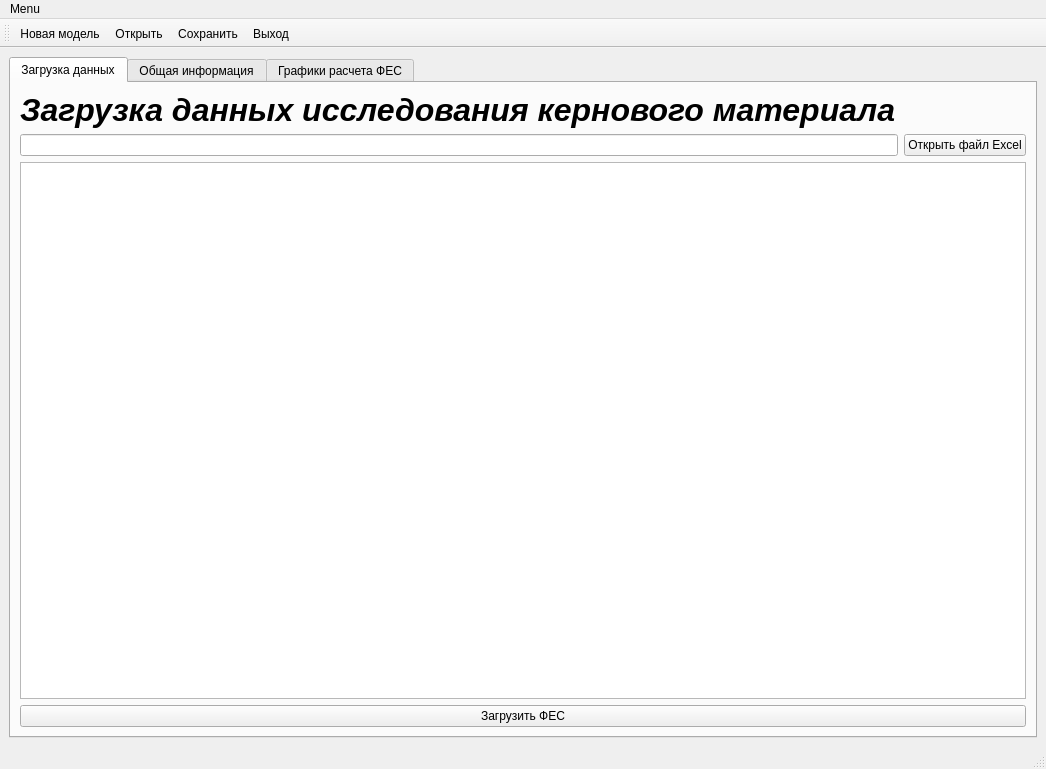
<?xml version="1.0" encoding="UTF-8"?>
<ui version="4.0">
 <class>MainWindow</class>
 <widget class="QMainWindow" name="MainWindow">
  <property name="geometry">
   <rect>
    <x>0</x>
    <y>0</y>
    <width>1046</width>
    <height>769</height>
   </rect>
  </property>
  <property name="windowTitle">
   <string>MainWindow</string>
  </property>
  <widget class="QWidget" name="centralwidget">
   <layout class="QGridLayout" name="gridLayout_3">
    <item row="0" column="1">
     <widget class="QTabWidget" name="tabWidget">
      <property name="currentIndex">
       <number>0</number>
      </property>
      <widget class="QWidget" name="tab_3">
       <attribute name="title">
        <string>Загрузка данных</string>
       </attribute>
       <layout class="QVBoxLayout" name="verticalLayout_4">
        <item>
         <widget class="QLabel" name="label_3">
          <property name="font">
           <font>
            <pointsize>24</pointsize>
            <italic>true</italic>
            <bold>true</bold>
           </font>
          </property>
          <property name="text">
           <string>Загрузка данных исследования кернового материала</string>
          </property>
         </widget>
        </item>
        <item>
         <layout class="QHBoxLayout" name="horizontalLayout_5">
          <item>
           <widget class="QLineEdit" name="lineEditXlsxFile"/>
          </item>
          <item>
           <widget class="QPushButton" name="Open_File_Excel">
            <property name="text">
             <string>Открыть файл Excel</string>
            </property>
           </widget>
          </item>
         </layout>
        </item>
        <item>
         <widget class="QTextBrowser" name="Preview_Data"/>
        </item>
        <item>
         <layout class="QHBoxLayout" name="horizontalLayout_6">
          <item>
           <widget class="QPushButton" name="Loading_FES">
            <property name="text">
             <string>Загрузить ФЕС</string>
            </property>
           </widget>
          </item>
         </layout>
        </item>
       </layout>
      </widget>
      <widget class="QWidget" name="tab">
       <attribute name="title">
        <string>Общая информация</string>
       </attribute>
       <layout class="QGridLayout" name="gridLayout_2">
        <item row="0" column="0">
         <widget class="QLabel" name="label">
          <property name="font">
           <font>
            <pointsize>24</pointsize>
            <italic>true</italic>
            <bold>true</bold>
           </font>
          </property>
          <property name="frameShape">
           <enum>QFrame::NoFrame</enum>
          </property>
          <property name="frameShadow">
           <enum>QFrame::Plain</enum>
          </property>
          <property name="lineWidth">
           <number>1</number>
          </property>
          <property name="text">
           <string>Петрофизическая модель</string>
          </property>
          <property name="textFormat">
           <enum>Qt::MarkdownText</enum>
          </property>
          <property name="scaledContents">
           <bool>false</bool>
          </property>
          <property name="wordWrap">
           <bool>false</bool>
          </property>
          <property name="indent">
           <number>-3</number>
          </property>
         </widget>
        </item>
        <item row="1" column="0">
         <layout class="QHBoxLayout" name="horizontalLayout_2">
          <item>
           <layout class="QVBoxLayout" name="verticalLayout">
            <item>
             <widget class="QLabel" name="Field">
              <property name="text">
               <string>Месторождение</string>
              </property>
             </widget>
            </item>
            <item>
             <widget class="QLabel" name="Plast">
              <property name="text">
               <string>Пласт</string>
              </property>
             </widget>
            </item>
           </layout>
          </item>
          <item>
           <spacer name="horizontalSpacer_5">
            <property name="orientation">
             <enum>Qt::Horizontal</enum>
            </property>
            <property name="sizeHint" stdset="0">
             <size>
              <width>168</width>
              <height>18</height>
             </size>
            </property>
           </spacer>
          </item>
          <item>
           <layout class="QVBoxLayout" name="verticalLayout_2">
            <item>
             <widget class="QLineEdit" name="Name_Field"/>
            </item>
            <item>
             <widget class="QLineEdit" name="Name_Layer"/>
            </item>
           </layout>
          </item>
         </layout>
        </item>
        <item row="2" column="0">
         <layout class="QHBoxLayout" name="horizontalLayout_8">
          <item>
           <widget class="QPushButton" name="Statistic_info_model">
            <property name="text">
             <string>Заполнить общую информацию по модели</string>
            </property>
           </widget>
          </item>
          <item>
           <spacer name="horizontalSpacer_6">
            <property name="orientation">
             <enum>Qt::Horizontal</enum>
            </property>
            <property name="sizeHint" stdset="0">
             <size>
              <width>40</width>
              <height>20</height>
             </size>
            </property>
           </spacer>
          </item>
         </layout>
        </item>
        <item row="3" column="0">
         <layout class="QHBoxLayout" name="horizontalLayout_7">
          <item>
           <layout class="QVBoxLayout" name="verticalLayout_3">
            <item>
             <widget class="QLabel" name="Num_Well_core">
              <property name="text">
               <string>Количество скважин с керном</string>
              </property>
             </widget>
            </item>
            <item>
             <widget class="QLabel" name="Num_Core_PORO">
              <property name="text">
               <string>Количество исследований пористости</string>
              </property>
             </widget>
            </item>
            <item>
             <widget class="QLabel" name="Num_Core_PERM">
              <property name="text">
               <string>Количество исследований проницаемости</string>
              </property>
             </widget>
            </item>
            <item>
             <widget class="QLabel" name="label_2">
              <property name="text">
               <string>Количество исследований остаточной водонасыщенности</string>
              </property>
             </widget>
            </item>
            <item>
             <widget class="QLabel" name="Num_Well_GIS">
              <property name="text">
               <string>Количество скважин с геофизическими исследованиями</string>
              </property>
             </widget>
            </item>
           </layout>
          </item>
          <item>
           <spacer name="horizontalSpacer">
            <property name="orientation">
             <enum>Qt::Horizontal</enum>
            </property>
            <property name="sizeHint" stdset="0">
             <size>
              <width>208</width>
              <height>20</height>
             </size>
            </property>
           </spacer>
          </item>
          <item>
           <layout class="QVBoxLayout" name="verticalLayout_5">
            <item>
             <widget class="QTextBrowser" name="View_Num_Well_core"/>
            </item>
            <item>
             <widget class="QTextBrowser" name="View_Num_Poro_core"/>
            </item>
            <item>
             <widget class="QTextBrowser" name="View_Num_Perm_core"/>
            </item>
            <item>
             <widget class="QTextBrowser" name="View_Num_WaterIrr_core"/>
            </item>
            <item>
             <widget class="QTextBrowser" name="View_Num_Well_GIS"/>
            </item>
           </layout>
          </item>
         </layout>
        </item>
       </layout>
      </widget>
      <widget class="QWidget" name="tab_2">
       <attribute name="title">
        <string>Графики расчета ФЕС</string>
       </attribute>
       <layout class="QGridLayout" name="gridLayout">
        <item row="0" column="0">
         <widget class="QSplitter" name="splitter">
          <property name="orientation">
           <enum>Qt::Vertical</enum>
          </property>
          <widget class="QWidget" name="layoutWidget">
           <layout class="QHBoxLayout" name="horizontalLayout_3">
            <item>
             <widget class="QGraphicsView" name="Relation_Perm_Poro"/>
            </item>
            <item>
             <widget class="QGraphicsView" name="Relation_Density_Poro"/>
            </item>
           </layout>
          </widget>
          <widget class="QWidget" name="layoutWidget">
           <layout class="QHBoxLayout" name="horizontalLayout">
            <item>
             <layout class="QVBoxLayout" name="verticalLayout_6">
              <item>
               <layout class="QVBoxLayout" name="verticalLayout_8">
                <item>
                 <widget class="QLabel" name="label_6">
                  <property name="text">
                   <string>Коэффициенты для зависимоти проницаемости от пористости</string>
                  </property>
                 </widget>
                </item>
                <item>
                 <widget class="QTextBrowser" name="View_Koef_Relation_Perm_Poro"/>
                </item>
               </layout>
              </item>
              <item>
               <widget class="QPushButton" name="Create_Graf_FES">
                <property name="text">
                 <string>Построить графики ФЕС</string>
                </property>
               </widget>
              </item>
              <item>
               <widget class="QPushButton" name="But_View_Koef_Perm_Poro">
                <property name="text">
                 <string>Показать коэффициенты Perm=f(Poro)</string>
                </property>
               </widget>
              </item>
             </layout>
            </item>
            <item>
             <layout class="QVBoxLayout" name="verticalLayout_7">
              <item>
               <layout class="QVBoxLayout" name="verticalLayout_9">
                <item>
                 <widget class="QLabel" name="label_7">
                  <property name="text">
                   <string>Коэффициенты для зависимости плотности от пористости</string>
                  </property>
                 </widget>
                </item>
                <item>
                 <widget class="QTextBrowser" name="View_Koef_Relation_Density_Poro"/>
                </item>
               </layout>
              </item>
              <item>
               <widget class="QPushButton" name="Create_Relations_FES">
                <property name="text">
                 <string>Построить зависимости на графиках</string>
                </property>
               </widget>
              </item>
              <item>
               <widget class="QPushButton" name="But_View_Koef_Dens_Poro">
                <property name="text">
                 <string>Показать коэффициенты Dens=f(Poro)</string>
                </property>
               </widget>
              </item>
             </layout>
            </item>
           </layout>
          </widget>
         </widget>
        </item>
       </layout>
      </widget>
     </widget>
    </item>
   </layout>
  </widget>
  <widget class="QMenuBar" name="menubar">
   <property name="geometry">
    <rect>
     <x>0</x>
     <y>0</y>
     <width>1046</width>
     <height>24</height>
    </rect>
   </property>
   <widget class="QMenu" name="menu">
    <property name="title">
     <string>Menu</string>
    </property>
    <addaction name="action"/>
    <addaction name="action_4"/>
    <addaction name="action_2"/>
    <addaction name="action_3"/>
   </widget>
   <addaction name="menu"/>
  </widget>
  <widget class="QStatusBar" name="statusbar"/>
  <widget class="QToolBar" name="toolBar">
   <property name="windowTitle">
    <string>toolBar</string>
   </property>
   <attribute name="toolBarArea">
    <enum>TopToolBarArea</enum>
   </attribute>
   <attribute name="toolBarBreak">
    <bool>false</bool>
   </attribute>
   <addaction name="action"/>
   <addaction name="action_4"/>
   <addaction name="action_2"/>
   <addaction name="action_3"/>
  </widget>
  <action name="action">
   <property name="icon">
    <iconset>
     <normaloff>Resourses/icons8-create-80.png</normaloff>Resourses/icons8-create-80.png</iconset>
   </property>
   <property name="text">
    <string>&amp;Новая модель</string>
   </property>
   <property name="toolTip">
    <string>Создание новой модели</string>
   </property>
  </action>
  <action name="action_2">
   <property name="icon">
    <iconset>
     <normaloff>Resourses/icons8-save-80.png</normaloff>Resourses/icons8-save-80.png</iconset>
   </property>
   <property name="text">
    <string>&amp;Сохранить</string>
   </property>
   <property name="toolTip">
    <string>Сохранить модель</string>
   </property>
  </action>
  <action name="action_3">
   <property name="icon">
    <iconset>
     <normaloff>Resourses/icons8-logout-100.png</normaloff>Resourses/icons8-logout-100.png</iconset>
   </property>
   <property name="text">
    <string>&amp;Выход</string>
   </property>
   <property name="toolTip">
    <string>Закрытие программы</string>
   </property>
  </action>
  <action name="action_4">
   <property name="icon">
    <iconset>
     <normaloff>Resourses/icons8-open-document-80.png</normaloff>Resourses/icons8-open-document-80.png</iconset>
   </property>
   <property name="text">
    <string>&amp;Открыть</string>
   </property>
   <property name="toolTip">
    <string>Открыть модель</string>
   </property>
   <property name="shortcut">
    <string>Ctrl+O</string>
   </property>
  </action>
 </widget>
 <resources/>
 <connections/>
</ui>
